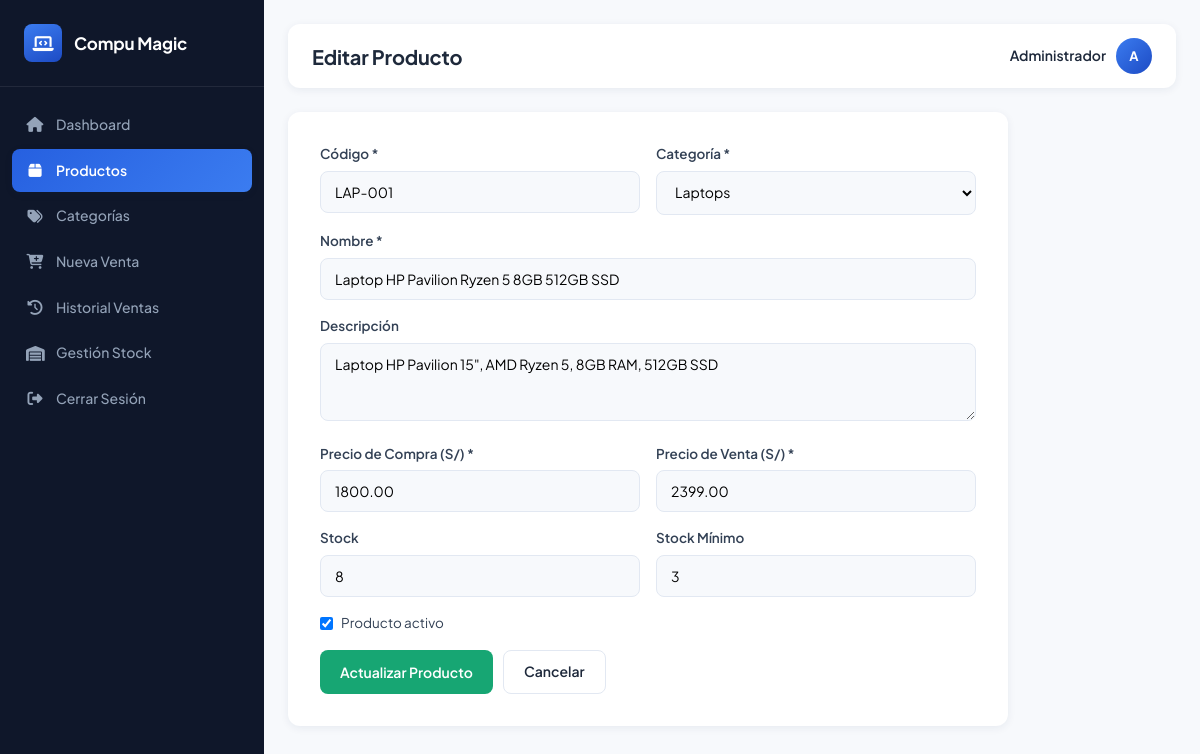
The page /admin/productos/editar.php?id=2 (signed in) on the database its author committed.
### tables this page shows
CREATE TABLE productos (
    id INT AUTO_INCREMENT PRIMARY KEY,
    codigo VARCHAR(50) NOT NULL UNIQUE,
    nombre VARCHAR(200) NOT NULL,
    descripcion TEXT,
    categoria_id INT NOT NULL,
    precio_compra DECIMAL(10,2) NOT NULL,
    precio_venta DECIMAL(10,2) NOT NULL,
    stock INT NOT NULL DEFAULT 0,
    stock_minimo INT NOT NULL DEFAULT 5,
    imagen VARCHAR(255) DEFAULT NULL,
    activo TINYINT(1) NOT NULL DEFAULT 1,
    fecha_creacion TIMESTAMP DEFAULT CURRENT_TIMESTAMP,
    fecha_actualizacion TIMESTAMP DEFAULT CURRENT_TIMESTAMP ON UPDATE CURRENT_TIMESTAMP,
     
    FOREIGN KEY (categoria_id) REFERENCES categorias(id) ON DELETE RESTRICT ON UPDATE CASCADE
);

CREATE TABLE categorias (
    id INT AUTO_INCREMENT PRIMARY KEY,
    nombre VARCHAR(100) NOT NULL,
    descripcion TEXT,
    fecha_creacion TIMESTAMP DEFAULT CURRENT_TIMESTAMP
);

### includes/funciones.php (called while the page is built, shortened)
<?php
function obtener_categorias($conexion) {
    $sql = "SELECT * FROM categorias ORDER BY nombre ASC";
    return $conexion->query($sql);
}
function obtener_producto_por_id($conexion, $id) {
    $stmt = $conexion->prepare("SELECT * FROM productos WHERE id = ?");
    $stmt->bind_param("i", $id);
    $stmt->execute();
    return $stmt->get_result()->fetch_assoc();
}

### admin/productos/editar.php (the view, shortened to what this page needs)
<?php
require_once '../../includes/funciones.php';
$id = (int) ($_GET['id'] ?? 0);
$producto = obtener_producto_por_id($conexion, $id);
$categorias = obtener_categorias($conexion);
?>
<!DOCTYPE html>
<html lang="es">
<head>
    <link rel="stylesheet" href="../../assets/css/style.css">
    <link rel="stylesheet" href="https://cdnjs.cloudflare.com/ajax/libs/font-awesome/6.4.0/css/all.min.css">
</head>
<body>
<?php include '../../includes/sidebar.php'; ?>
<div class="main-content">
    <?php $titulo = 'Editar Producto'; include '../../includes/topbar.php'; ?>
    <div class="form-container form-container-page">
        <form method="POST">
            <div class="form-row">
                <div class="form-group">
                    <label>Código *</label>
                    <input type="text" name="codigo" value="<?php echo htmlspecialchars($producto['codigo']); ?>" required>
                </div>
                <div class="form-group">
                    <label>Categoría *</label>
                    <select name="categoria_id" required>
                        <?php while ($cat = $categorias->fetch_assoc()): ?>
                            <option value="<?php echo $cat['id']; ?>" <?php echo $producto['categoria_id'] == $cat['id'] ? 'selected' : ''; ?>>
                                <?php echo htmlspecialchars($cat['nombre']); ?>
                            </option>
                        <?php endwhile; ?>
                    </select>
                </div>
            </div>
            <div class="form-group">
                <label>Nombre *</label>
                <input type="text" name="nombre" value="<?php echo htmlspecialchars($producto['nombre']); ?>" required>
            </div>
            <div class="form-group">
                <label>Descripción</label>
                <textarea name="descripcion" rows="3"><?php echo htmlspecialchars($producto['descripcion']); ?></textarea>
            </div>
            <div class="form-row">
                <div class="form-group">
                    <label>Precio de Compra (S/) *</label>
                    <input type="number" step="0.01" min="0" name="precio_compra" value="<?php echo $producto['precio_compra']; ?>" required>
                </div>
                <div class="form-group">
                    <label>Precio de Venta (S/) *</label>
                    <input type="number" step="0.01" min="0" name="precio_venta" value="<?php echo $producto['precio_venta']; ?>" required>
                </div>
            </div>
            <div class="form-row">
                <div class="form-group">
                    <label>Stock</label>
                    <input type="number" min="0" name="stock" value="<?php echo $producto['stock']; ?>">
                </div>
                <div class="form-group">
                    <label>Stock Mínimo</label>
                    <input type="number" min="0" name="stock_minimo" value="<?php echo $producto['stock_minimo']; ?>">
                </div>
            </div>
            <div class="form-group form-check">
                <label><input type="checkbox" name="activo" <?php echo $producto['activo'] ? 'checked' : ''; ?>> Producto activo</label>
            </div>
            <div class="form-actions">
                <button type="submit" class="btn btn-success">Actualizar Producto</button>
                <a href="listar.php" class="btn btn-secondary">Cancelar</a>
            </div>
        </form>
    </div>
</div>
</body>
</html>

### assets/css/style.css (style rules this page uses)
:root { --font-sans: 'Plus Jakarta Sans', -apple-system, BlinkMacSystemFont, 'Segoe UI', sans-serif; --blue-50: #eff6ff; --blue-100: #dbeafe; --blue-200: #bfdbfe; --blue-300: #93c5fd; --blue-400: #5b9bfa; --blue-500: #3b7cf0; --blue-600: #2660e0; --blue-700: #1d4bc4; --blue-800: #1c3f9c; --blue-900: #1a3579; --gray-50: #f7f9fc; --gray-100: #eef2f8; --gray-200: #e2e8f2; --gray-300: #cbd5e3; --gray-400: #94a3b8; --gray-500: #64748b; --gray-600: #475569; --gray-700: #334155; --gray-800: #1e293b; --gray-900: #0f172a; --color-primario: var(--blue-600); --color-primario-oscuro: var(--blue-800); --color-secundario: var(--blue-400); --color-texto: var(--gray-800); --color-texto-suave: var(--gray-500); --color-fondo: var(--gray-50); --color-borde: var(--gray-200); --color-exito: #17a673; --color-peligro: #e0384c; --color-advertencia: #e08a1e; --color-info: #3b7cf0; --sp-1: 4px; --sp-2: 8px; --sp-3: 12px; --sp-4: 16px; --sp-5: 24px; --sp-6: 32px; --sp-7: 40px; --sp-8: 56px; --radius-sm: 8px; --radius-md: 12px; --radius-lg: 20px; --radius-full: 999px; --radio: var(--radius-md); --shadow-xs: 0 1px 2px rgba(20, 40, 90, 0.06); --shadow-sm: 0 2px 8px rgba(20, 40, 90, 0.07); --shadow-md: 0 6px 20px rgba(20, 40, 90, 0.10); --shadow-lg: 0 16px 40px rgba(20, 40, 90, 0.14); --shadow-xl: 0 24px 60px rgba(20, 40, 90, 0.20); --sombra: var(--shadow-sm); --sombra-hover: var(--shadow-md); }
*, *::before, *::after { margin: 0; padding: 0; box-sizing: border-box; }
html { scroll-behavior: smooth; }
body { font-family: var(--font-sans); background: var(--color-fondo); color: var(--color-texto); line-height: 1.55; -webkit-font-smoothing: antialiased; }
a { color: inherit; }
.main-content { margin-left: 264px; padding: var(--sp-5); transition: margin-left 0.25s ease; max-width: 1400px; }
.btn { display: inline-flex; align-items: center; justify-content: center; gap: 6px; padding: 10px 20px; border: none; border-radius: var(--radius-sm); cursor: pointer; text-decoration: none; font-size: 14px; font-weight: 600; font-family: inherit; transition: filter 0.15s ease, transform 0.1s ease, box-shadow 0.15s ease; }
.btn-success { background: var(--color-exito); color: #fff; }
.btn-secondary { background: #fff; color: var(--color-texto); border: 1px solid var(--color-borde); }
.form-group { margin-bottom: var(--sp-4); }
.form-group label { display: block; margin-bottom: 6px; font-weight: 600; font-size: 13.5px; color: var(--gray-700); }
.form-group input, .form-group select, .form-group textarea { width: 100%; padding: 11px 14px; border: 1px solid var(--color-borde); border-radius: var(--radius-sm); font-family: inherit; font-size: 14px; background: var(--gray-50); transition: border-color 0.15s ease, box-shadow 0.15s ease, background 0.15s ease; }
.form-check label { display: flex; align-items: center; gap: 8px; font-weight: normal; }
.form-check input { width: auto; }
.form-row { display: grid; grid-template-columns: repeat(auto-fit, minmax(200px, 1fr)); gap: var(--sp-4); }
.form-container { background: #fff; border-radius: var(--radius-md); padding: var(--sp-6); margin-bottom: var(--sp-4); box-shadow: var(--sombra); }
.form-container-page { max-width: 720px; }
.form-actions { display: flex; gap: 10px; margin-top: var(--sp-2); }

### rows shown on the page
productos: codigo "LAP-001", categoria_id "Laptops", nombre "Laptop HP Pavilion Ryzen 5 8GB 512GB SSD", descripcion "Laptop HP Pavilion 15\", AMD Ryzen 5, 8GB RAM, 512GB SSD", precio_compra "1800.00", precio_venta "2399.00", stock "8", stock_minimo "3", activo "☑"

### other values the page prints
$titulo "Editar Producto"
$_SESSION['admin_nombre'] "Administrador"
$iniciales_admin ?: '?' "A"
